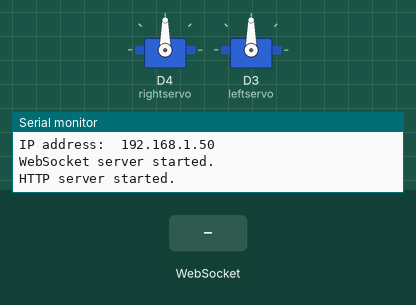
Recording of a sketch running on a simulated ESP8266 (NodeMCU). Shown: 2 × servo, the last lines printed to the serial monitor. Inputs (shaded band) come from the test bench. WiFi joins after 1.5 s; servers stay silent unless stated.

Above: at 2.7 s.
2.8 s: WebSocket text "1" received
At 3.5 s:
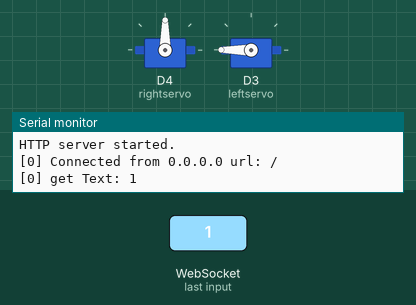
4.3 s: WebSocket text "2" received
At 4.6 s:
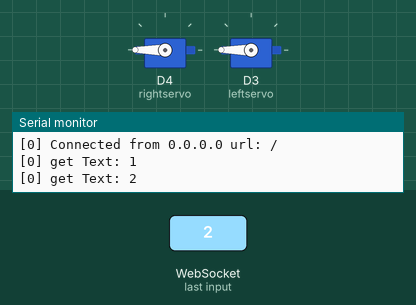
5.8 s: WebSocket text "3" received
At 6.9 s:
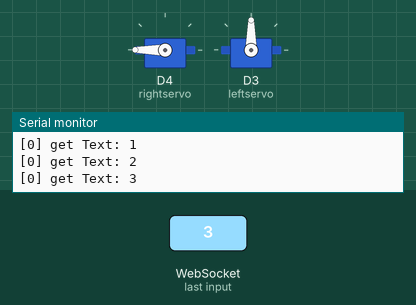
7.3 s: WebSocket text "4" received
At 8.1 s:
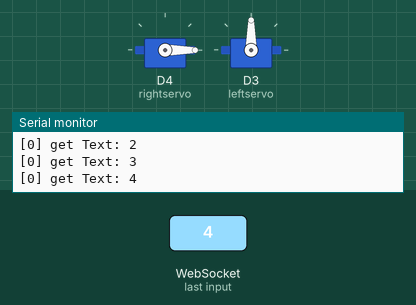
8.8 s: WebSocket text "1" received
At 9.2 s:
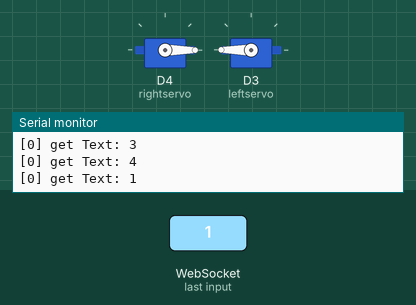
Timing chart, 0 to 11.3 s (numbered marks = the images above; inputs shaded):
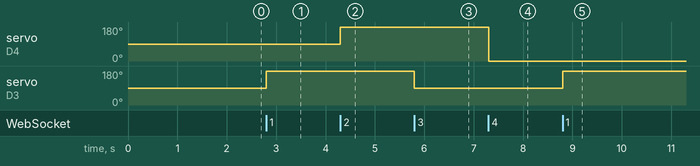

The sketch:

Next_Test.ino
```cpp
#include <ESP8266WiFi.h>
#include <ESP8266WiFiMulti.h>
#include <ArduinoOTA.h>
#include <ESP8266WebServer.h>
#include <ESP8266mDNS.h>
#include <FS.h>
#include <WebSocketsServer.h>
#include <Servo.h>

ESP8266WiFiMulti wifiMulti;

ESP8266WebServer server(80);
WebSocketsServer webSocket(81);

File fsUploadFile;

const char *ssid = "Team 0 Robot";
const char *password = "NextRobotics";

int LED = D5;


Servo leftservo;
Servo rightservo;

/*__________________________________________________________SETUP__________________________________________________________*/

void setup() {
  Serial.begin(115200);
  delay(10);
  Serial.println("\r\n");
  startWiFi();
  startWebSocket();
   rightservo.attach(D4);
    leftservo.attach(D3);

  startServer();
}

/*__________________________________________________________LOOP__________________________________________________________*/

void startServer() {
  server.on("/", handle_OnConnect);

  server.begin();                             // start the HTTP server
  Serial.println("HTTP server started.");
}

void handle_OnConnect() {
  server.send(200, "text/html", "<html><body onload='myFunction()'><div style='outline:1px solid black;background-Color:blue;width:200px;height:200px;' onTouchStart='sendMessage(`1`)'onTouchEnd='sendMessage(`3`)'>test</div> <script> var ws = new WebSocket('ws://192.168.1.225:81'); function myFunction() {ws.onopen = () => {console.log('connected')}} function sendMessage(msg) { ws.send(msg) } </script> </body> </html>");
  }


void loop()
{
  webSocket.loop();
  server.handleClient();

}

void startWiFi()
{
  WiFi.softAP(ssid, password);
  Serial.print("Access Point \"");
  Serial.print(ssid);
  Serial.println("\" started\r\n");

  wifiMulti.addAP("Jack Zach and Korynne", "Password1");
  wifiMulti.addAP("nextfield", "nextrobotics");

  Serial.println("Connecting");
  while (wifiMulti.run() != WL_CONNECTED && WiFi.softAPgetStationNum() < 1) {
    delay(250);
    Serial.print('.');
  }
  Serial.println("\r\n");
  if(WiFi.softAPgetStationNum() == 0) {
    Serial.print("Connected to ");
    Serial.println(WiFi.SSID());
    Serial.print("IP address:\t");
    Serial.print(WiFi.localIP());
  } else {
    Serial.print("Hosting wifi");
  }
  Serial.println("\r\n");
}

void startWebSocket() {
  webSocket.begin();
  webSocket.onEvent(webSocketEvent);
  Serial.println("WebSocket server started.");
}


void webSocketEvent(uint8_t num, WStype_t type, uint8_t * payload, size_t lenght)
{
  switch (type) {
    case WStype_DISCONNECTED:
      Serial.printf("[%u] Disconnected!\n", num);
      break;
    case WStype_CONNECTED: {
        IPAddress ip = webSocket.remoteIP(num);
        Serial.printf("[%u] Connected from %d.%d.%d.%d url: %s\n", num, ip[0], ip[1], ip[2], ip[3], payload);

      }
      break;
    case WStype_TEXT:
      Serial.printf("[%u] get Text: %s\n", num, payload);
      String payloadString=(const char *)payload;
      if(payloadString == "LED")
      {
        digitalWrite(LED,!digitalRead(LED));
      }
      if(payloadString == "1")
      {
       leftservo.write(180);
      }
       if(payloadString == "2")
      {
       rightservo.write(180);
      }
       if(payloadString == "3")
      {
       leftservo.write(90);
      }
       if(payloadString == "4")
      {
       rightservo.write(0);
      }
      break;
  }
}
```

Measured:
- after the input at 2.8 s, servo on D3 (leftservo): 90° → 180° at once
- after the input at 4.3 s, servo on D4 (rightservo): 90° → 180° at once
- after the input at 5.8 s, servo on D3 (leftservo): 180° → 90° at once
- after the input at 7.3 s, servo on D4 (rightservo): 180° → 0° at once
- after the input at 8.8 s, servo on D3 (leftservo): 90° → 180° at once
